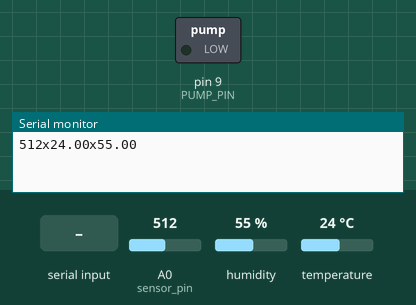
The sketch below on a simulated Arduino Uno, built with avr-gcc and run on an emulated ATmega328P. Parts: switched loads named in the sketch (green lamp = pin HIGH), the last lines printed to the serial monitor. The test bench sets the inputs (shaded band); at power-on: A0 (sensor_pin) = 512, humidity 55 %, temperature 24 °C.

Above: at 3.0 s.
3.1 s: "1" received over Serial
At 5.2 s:
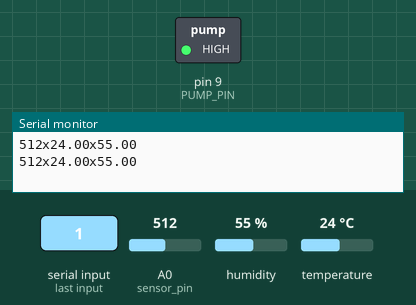
5.5 s: "0" received over Serial
At 6.5 s:
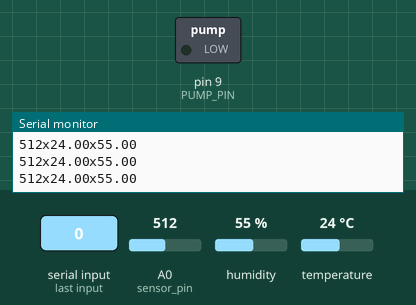
Timing chart, 0 to 8.5 s (numbered marks = the images above; inputs shaded):
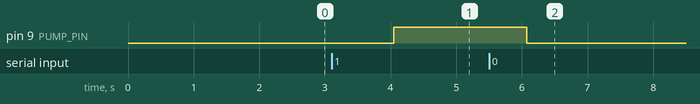

The sketch:

arduino_sketch.ino
```cpp
#include "DHT.h"

#define DHTPIN 2
#define DHTTYPE DHT11   // DHT 11
#define PUMP_PIN 9
int sensor_pin = A0;
int output_value;

DHT dht(DHTPIN, DHTTYPE);

void setup() {
  pinMode(PUMP_PIN,OUTPUT);
  Serial.begin(9600);
  dht.begin();
}

void loop() {

  delay(2000);
  output_value= analogRead(sensor_pin);

  Serial.print(output_value);
  Serial.print("x");
  digitalWrite(6,HIGH);

  float h = dht.readHumidity();
  float t = dht.readTemperature();
  Serial.print(t);
  //Serial.print(F("%  Temperature: "));
  Serial.print("x");
  Serial.println(h);

  while (Serial.available() == 1) {
  char command = Serial.read();
  // turn on/off water pump based on command
    if (command == '1') {
      digitalWrite(PUMP_PIN, HIGH);
    }
    else {
      digitalWrite(PUMP_PIN, LOW);
    }
  }

}
```

Measured:
- after the input at 3.1 s, pin 9 (PUMP_PIN): LOW → HIGH after 0.95 s
- after the input at 5.5 s, pin 9 (PUMP_PIN): HIGH → LOW after 0.57 s
